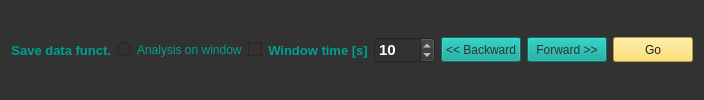
          <widget class="QWidget" name="menu" native="true">
           <property name="sizePolicy">
            <sizepolicy hsizetype="MinimumExpanding" vsizetype="Preferred">
             <horstretch>0</horstretch>
             <verstretch>0</verstretch>
            </sizepolicy>
           </property>
           <property name="styleSheet">
            <string notr="true">background-color: rgb(50, 50, 50);</string>
           </property>
           <layout class="QGridLayout" name="gridLayout">
            <item row="0" column="4">
             <widget class="QPushButton" name="btn_avanzar">
              <property name="minimumSize">
               <size>
                <width>0</width>
                <height>25</height>
               </size>
              </property>
              <property name="styleSheet">
               <string notr="true">QPushButton {
	
	
	background-color: rgb(0, 159, 147);
	font: 700 10pt &quot;Segoe UI&quot;;
	color: rgb(50, 50, 50);
}

QPushButton:hover {
	
	background-color: rgb(33, 33, 33);
	font: 700 10pt &quot;Segoe UI&quot;;
	color: rgb(39, 152, 186);
}</string>
              </property>
              <property name="text">
               <string>Forward &gt;&gt;</string>
              </property>
             </widget>
            </item>
            <item row="0" column="0">
             <layout class="QHBoxLayout" name="horizontalLayout_22">
              <item>
               <layout class="QVBoxLayout" name="verticalLayout_2">
                <item>
                 <widget class="QLabel" name="window_time_label_3">
                  <property name="palette">
                   <palette>
                    <active>
                     <colorrole role="WindowText">
                      <brush brushstyle="SolidPattern">
                       <color alpha="255">
                        <red>39</red>
                        <green>152</green>
                        <blue>186</blue>
                       </color>
                      </brush>
                     </colorrole>
                     <colorrole role="Button">
                      <brush brushstyle="SolidPattern">
                       <color alpha="255">
                        <red>50</red>
                        <green>50</green>
                        <blue>50</blue>
                       </color>
                      </brush>
                     </colorrole>
                     <colorrole role="Text">
                      <brush brushstyle="SolidPattern">
                       <color alpha="255">
                        <red>0</red>
                        <green>159</green>
                        <blue>147</blue>
                       </color>
                      </brush>
                     </colorrole>
                     <colorrole role="ButtonText">
                      <brush brushstyle="SolidPattern">
                       <color alpha="255">
                        <red>0</red>
                        <green>159</green>
                        <blue>147</blue>
                       </color>
                      </brush>
                     </colorrole>
                     <colorrole role="Base">
                      <brush brushstyle="SolidPattern">
                       <color alpha="255">
                        <red>50</red>
                        <green>50</green>
                        <blue>50</blue>
                       </color>
                      </brush>
                     </colorrole>
                     <colorrole role="Window">
                      <brush brushstyle="SolidPattern">
                       <color alpha="255">
                        <red>50</red>
                        <green>50</green>
                        <blue>50</blue>
                       </color>
                      </brush>
                     </colorrole>
                     <colorrole role="PlaceholderText">
                      <brush brushstyle="SolidPattern">
                       <color alpha="128">
                        <red>0</red>
                        <green>159</green>
                        <blue>147</blue>
                       </color>
                      </brush>
                     </colorrole>
                    </active>
                    <inactive>
                     <colorrole role="WindowText">
                      <brush brushstyle="SolidPattern">
                       <color alpha="255">
                        <red>39</red>
                        <green>152</green>
                        <blue>186</blue>
                       </color>
                      </brush>
                     </colorrole>
                     <colorrole role="Button">
                      <brush brushstyle="SolidPattern">
                       <color alpha="255">
                        <red>50</red>
                        <green>50</green>
                        <blue>50</blue>
                       </color>
                      </brush>
                     </colorrole>
                     <colorrole role="Text">
                      <brush brushstyle="SolidPattern">
                       <color alpha="255">
                        <red>0</red>
                        <green>159</green>
                        <blue>147</blue>
                       </color>
                      </brush>
                     </colorrole>
                     <colorrole role="ButtonText">
                      <brush brushstyle="SolidPattern">
                       <color alpha="255">
                        <red>0</red>
                        <green>159</green>
                        <blue>147</blue>
                       </color>
                      </brush>
                     </colorrole>
                     <colorrole role="Base">
                      <brush brushstyle="SolidPattern">
                       <color alpha="255">
                        <red>50</red>
                        <green>50</green>
                        <blue>50</blue>
                       </color>
                      </brush>
                     </colorrole>
                     <colorrole role="Window">
                      <brush brushstyle="SolidPattern">
                       <color alpha="255">
                        <red>50</red>
                        <green>50</green>
                        <blue>50</blue>
                       </color>
                      </brush>
                     </colorrole>
                     <colorrole role="PlaceholderText">
                      <brush brushstyle="SolidPattern">
                       <color alpha="128">
                        <red>0</red>
                        <green>159</green>
                        <blue>147</blue>
                       </color>
                      </brush>
                     </colorrole>
                    </inactive>
                    <disabled>
                     <colorrole role="WindowText">
                      <brush brushstyle="SolidPattern">
                       <color alpha="255">
                        <red>120</red>
                        <green>120</green>
                        <blue>120</blue>
                       </color>
                      </brush>
                     </colorrole>
                     <colorrole role="Button">
                      <brush brushstyle="SolidPattern">
                       <color alpha="255">
                        <red>50</red>
                        <green>50</green>
                        <blue>50</blue>
                       </color>
                      </brush>
                     </colorrole>
                     <colorrole role="Text">
                      <brush brushstyle="SolidPattern">
                       <color alpha="255">
                        <red>0</red>
                        <green>159</green>
                        <blue>147</blue>
                       </color>
                      </brush>
                     </colorrole>
                     <colorrole role="ButtonText">
                      <brush brushstyle="SolidPattern">
                       <color alpha="255">
                        <red>0</red>
                        <green>159</green>
                        <blue>147</blue>
                       </color>
                      </brush>
                     </colorrole>
                     <colorrole role="Base">
                      <brush brushstyle="SolidPattern">
                       <color alpha="255">
                        <red>50</red>
                        <green>50</green>
                        <blue>50</blue>
                       </color>
                      </brush>
                     </colorrole>
                     <colorrole role="Window">
                      <brush brushstyle="SolidPattern">
                       <color alpha="255">
                        <red>50</red>
                        <green>50</green>
                        <blue>50</blue>
                       </color>
                      </brush>
                     </colorrole>
                     <colorrole role="PlaceholderText">
                      <brush brushstyle="SolidPattern">
                       <color alpha="128">
                        <red>0</red>
                        <green>159</green>
                        <blue>147</blue>
                       </color>
                      </brush>
                     </colorrole>
                    </disabled>
                   </palette>
                  </property>
                  <property name="font">
                   <font>
                    <family>Segoe UI</family>
                    <pointsize>10</pointsize>
                    <italic>false</italic>
                    <bold>true</bold>
                   </font>
                  </property>
                  <property name="styleSheet">
                   <string notr="true">font: 700 10pt &quot;Segoe UI&quot;;
color: rgb(0, 159, 147);</string>
                  </property>
                  <property name="text">
                   <string>Save data funct.</string>
                  </property>
                  <property name="alignment">
                   <set>Qt::AlignRight|Qt::AlignTrailing|Qt::AlignVCenter</set>
                  </property>
                 </widget>
                </item>
               </layout>
              </item>
              <item>
               <widget class="QRadioButton" name="save_function">
                <property name="text">
                 <string/>
                </property>
               </widget>
              </item>
             </layout>
            </item>
            <item row="0" column="3">
             <widget class="QPushButton" name="btn_retroceder">
              <property name="minimumSize">
               <size>
                <width>0</width>
                <height>25</height>
               </size>
              </property>
              <property name="styleSheet">
               <string notr="true">QPushButton {
	
	
	background-color: rgb(0, 159, 147);
	font: 700 10pt &quot;Segoe UI&quot;;
	color: rgb(50, 50, 50);
}

QPushButton:hover {
	
	background-color: rgb(33, 33, 33);
	font: 700 10pt &quot;Segoe UI&quot;;
	color: rgb(39, 152, 186);
}</string>
              </property>
              <property name="text">
               <string>&lt;&lt; Backward</string>
              </property>
             </widget>
            </item>
            <item row="0" column="2">
             <layout class="QHBoxLayout" name="horizontalLayout_wt">
              <item>
               <widget class="QLabel" name="window_time_label">
                <property name="palette">
                 <palette>
                  <active>
                   <colorrole role="WindowText">
                    <brush brushstyle="SolidPattern">
                     <color alpha="255">
                      <red>39</red>
                      <green>152</green>
                      <blue>186</blue>
                     </color>
                    </brush>
                   </colorrole>
                   <colorrole role="Button">
                    <brush brushstyle="SolidPattern">
                     <color alpha="255">
                      <red>50</red>
                      <green>50</green>
                      <blue>50</blue>
                     </color>
                    </brush>
                   </colorrole>
                   <colorrole role="Text">
                    <brush brushstyle="SolidPattern">
                     <color alpha="255">
                      <red>0</red>
                      <green>159</green>
                      <blue>147</blue>
                     </color>
                    </brush>
                   </colorrole>
                   <colorrole role="ButtonText">
                    <brush brushstyle="SolidPattern">
                     <color alpha="255">
                      <red>0</red>
                      <green>159</green>
                      <blue>147</blue>
                     </color>
                    </brush>
                   </colorrole>
                   <colorrole role="Base">
                    <brush brushstyle="SolidPattern">
                     <color alpha="255">
                      <red>50</red>
                      <green>50</green>
                      <blue>50</blue>
                     </color>
                    </brush>
                   </colorrole>
                   <colorrole role="Window">
                    <brush brushstyle="SolidPattern">
                     <color alpha="255">
                      <red>50</red>
                      <green>50</green>
                      <blue>50</blue>
                     </color>
                    </brush>
                   </colorrole>
                   <colorrole role="PlaceholderText">
                    <brush brushstyle="SolidPattern">
                     <color alpha="128">
                      <red>0</red>
                      <green>159</green>
                      <blue>147</blue>
                     </color>
                    </brush>
                   </colorrole>
                  </active>
                  <inactive>
                   <colorrole role="WindowText">
                    <brush brushstyle="SolidPattern">
                     <color alpha="255">
                      <red>39</red>
                      <green>152</green>
                      <blue>186</blue>
                     </color>
                    </brush>
                   </colorrole>
                   <colorrole role="Button">
                    <brush brushstyle="SolidPattern">
                     <color alpha="255">
                      <red>50</red>
                      <green>50</green>
                      <blue>50</blue>
                     </color>
                    </brush>
                   </colorrole>
                   <colorrole role="Text">
                    <brush brushstyle="SolidPattern">
                     <color alpha="255">
                      <red>0</red>
                      <green>159</green>
                      <blue>147</blue>
                     </color>
                    </brush>
                   </colorrole>
                   <colorrole role="ButtonText">
                    <brush brushstyle="SolidPattern">
                     <color alpha="255">
                      <red>0</red>
                      <green>159</green>
                      <blue>147</blue>
                     </color>
                    </brush>
                   </colorrole>
                   <colorrole role="Base">
                    <brush brushstyle="SolidPattern">
                     <color alpha="255">
                      <red>50</red>
                      <green>50</green>
                      <blue>50</blue>
                     </color>
                    </brush>
                   </colorrole>
                   <colorrole role="Window">
                    <brush brushstyle="SolidPattern">
                     <color alpha="255">
                      <red>50</red>
                      <green>50</green>
                      <blue>50</blue>
                     </color>
                    </brush>
                   </colorrole>
                   <colorrole role="PlaceholderText">
                    <brush brushstyle="SolidPattern">
                     <color alpha="128">
                      <red>0</red>
                      <green>159</green>
                      <blue>147</blue>
                     </color>
                    </brush>
                   </colorrole>
                  </inactive>
                  <disabled>
                   <colorrole role="WindowText">
                    <brush brushstyle="SolidPattern">
                     <color alpha="255">
                      <red>120</red>
                      <green>120</green>
                      <blue>120</blue>
                     </color>
                    </brush>
                   </colorrole>
                   <colorrole role="Button">
                    <brush brushstyle="SolidPattern">
                     <color alpha="255">
                      <red>50</red>
                      <green>50</green>
                      <blue>50</blue>
                     </color>
                    </brush>
                   </colorrole>
                   <colorrole role="Text">
                    <brush brushstyle="SolidPattern">
                     <color alpha="255">
                      <red>0</red>
                      <green>159</green>
                      <blue>147</blue>
                     </color>
                    </brush>
                   </colorrole>
                   <colorrole role="ButtonText">
                    <brush brushstyle="SolidPattern">
                     <color alpha="255">
                      <red>0</red>
                      <green>159</green>
                      <blue>147</blue>
                     </color>
                    </brush>
                   </colorrole>
                   <colorrole role="Base">
                    <brush brushstyle="SolidPattern">
                     <color alpha="255">
                      <red>50</red>
                      <green>50</green>
                      <blue>50</blue>
                     </color>
                    </brush>
                   </colorrole>
                   <colorrole role="Window">
                    <brush brushstyle="SolidPattern">
                     <color alpha="255">
                      <red>50</red>
                      <green>50</green>
                      <blue>50</blue>
                     </color>
                    </brush>
                   </colorrole>
                   <colorrole role="PlaceholderText">
                    <brush brushstyle="SolidPattern">
                     <color alpha="128">
                      <red>0</red>
                      <green>159</green>
                      <blue>147</blue>
                     </color>
                    </brush>
                   </colorrole>
                  </disabled>
                 </palette>
                </property>
                <property name="font">
                 <font>
                  <family>Segoe UI</family>
                  <pointsize>10</pointsize>
                  <italic>false</italic>
                  <bold>true</bold>
                 </font>
                </property>
                <property name="styleSheet">
                 <string notr="true">font: 700 10pt &quot;Segoe UI&quot;;
color: rgb(0, 159, 147);</string>
                </property>
                <property name="text">
                 <string>Window time [s]</string>
                </property>
                <property name="alignment">
                 <set>Qt::AlignCenter</set>
                </property>
               </widget>
              </item>
              <item>
               <widget class="QSpinBox" name="window_time">
                <property name="font">
                 <font>
                  <family>Segoe UI</family>
                  <pointsize>11</pointsize>
                  <italic>false</italic>
                  <bold>true</bold>
                 </font>
                </property>
                <property name="styleSheet">
                 <string notr="true">font: 700 11pt &quot;Segoe UI&quot;;
color: rgb(255, 255, 255);</string>
                </property>
                <property name="maximum">
                 <number>1000</number>
                </property>
                <property name="value">
                 <number>10</number>
                </property>
               </widget>
              </item>
             </layout>
            </item>
            <item row="0" column="5">
             <widget class="QPushButton" name="bt_go">
              <property name="minimumSize">
               <size>
                <width>0</width>
                <height>25</height>
               </size>
              </property>
              <property name="styleSheet">
               <string notr="true">QPushButton {
	background-color: rgb(255, 217, 79);
	font: 700 10pt &quot;Segoe UI&quot;;
	
	color: rgb(33, 33, 33);
}


QPushButton:hover {
	
	background-color: rgb(33, 33, 33);
	font: 700 10pt &quot;Segoe UI&quot;;
	color: rgb(39, 152, 186);
}</string>
              </property>
              <property name="text">
               <string>Go</string>
              </property>
             </widget>
            </item>
            <item row="0" column="1">
             <layout class="QHBoxLayout" name="horizontalLayout_3">
              <item>
               <widget class="QLabel" name="label">
                <property name="styleSheet">
                 <string notr="true">font: 700 10pt &quot;Segoe UI&quot;;
color: rgb(0, 159, 147);</string>
                </property>
                <property name="text">
                 <string>Analysis on window</string>
                </property>
               </widget>
              </item>
              <item>
               <widget class="QCheckBox" name="analysis_on_window_function">
                <property name="text">
                 <string/>
                </property>
               </widget>
              </item>
             </layout>
            </item>
           </layout>
          </widget>
